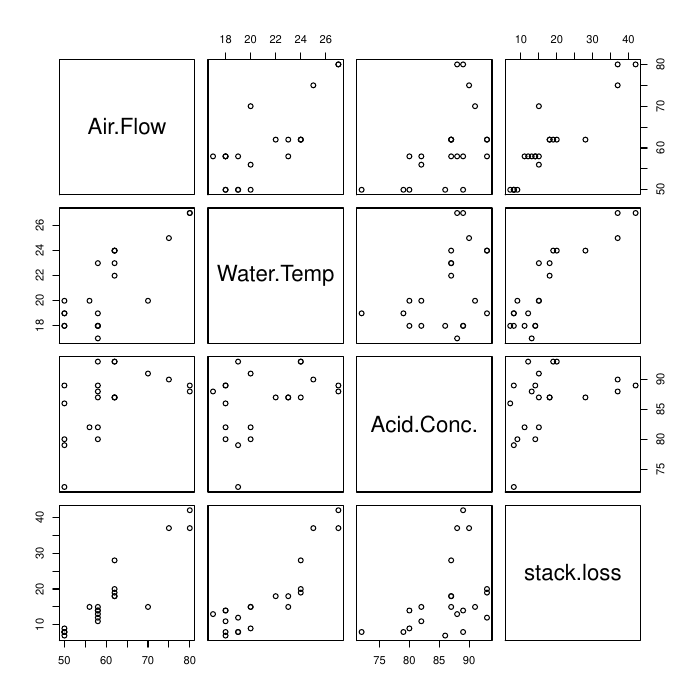

This chart was generated by the following R code:
# frequentists analysis
library(MASS)
library(car)
data(stackloss)
# variables   Air.Flow Water.Temp Acid.Conc. stack.loss

pdf("stackloss.pdf")
pairs(stackloss) #, diag.panel=panel.hist,panel=panel.smooth)
dev.off()

pdf("stackloss-avp.pdf")
stack.lm <- lm(stack.loss ~ ., data=stackloss)
avPlots(stack.lm)
dev.off()

pdf("stackloss-resid.pdf")
par(mfrow=c(2,2))
plot(stack.lm)
dev.off()

attach(stackloss)
plot(Water.Temp, stack.loss)
identify(Water.Temp, stack.loss)

# other diagnostics
im = influence.measures(stack.lm)

plot(rstudent(stack.lm) ~ hatvalues(stack.lm), ylab="Externally Studentized Residual", xlab="Leverage")
identify(rstudent(stack.lm) ~hatvalues(stack.lm) )
# Prob that observation with largest studentized residual is an outlier
2*(1- pt(max(abs(rstudent(stack.lm))), stack.lm$df - 1))
# Bonferonni 
.05/21
max(abs(rstudent(stack.lm)))
qt(1 - .025/21, 16)


stack21.lm = lm(stack.loss ~ ., data=stackloss, subset = -c(21))

par(mfrow=c(2,2))
plot(stack21.lm)
2*(1- pt(max(abs(rstudent(stack21.lm))), stack21.lm$df - 1))


stack21.4.lm = lm(stack.loss ~ ., data=stackloss, subset = -c(21,4))
2*(1- pt(max(abs(rstudent(stack21.lm))), stack21.lm$df - 1))



attach(stackloss)
plot(Water.Temp, stack.loss)
identify(Water.Temp, stack.loss)
points(Water.Temp, stack.loss, col=(1:21) != 21)

plot(Air.Flow, stack.loss)
identify(Air.Flow, stack.loss)


plot(Acid.Conc., stack.loss)

identify(Acid.Conc., stack.loss)
points(Acid.Conc.[21], stack.loss[21], col=2)
